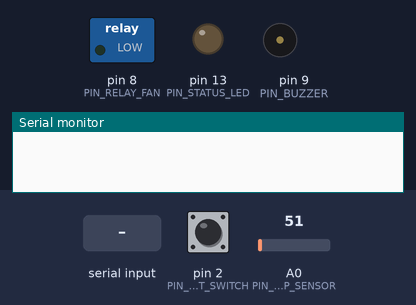
A sketch run on a simulated Arduino Uno, built with avr-gcc and run on an emulated ATmega328P. Parts: switched loads named in the sketch (green lamp = pin HIGH), output pins drawn as LEDs (lit = HIGH), buzzer (waves = sounding, pin HIGH), the last lines printed to the serial monitor. Inputs (shaded band) come from the test bench; at power-on: pin 2 (PIN_TILT_SWITCH) HIGH, A0 (PIN_TEMP_SENSOR) = 51.

Above: at 1.2 s.
1.3 s: "FAN:ON\n" received over Serial
At 2.9 s:
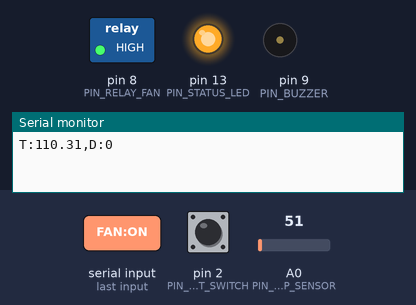
7.7 s: "FAN:OFF\n" received over Serial
At 11.3 s:
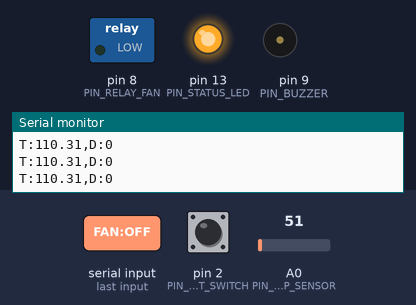
14.1 s: "ALARM:ON\n" received over Serial
At 14.8 s:
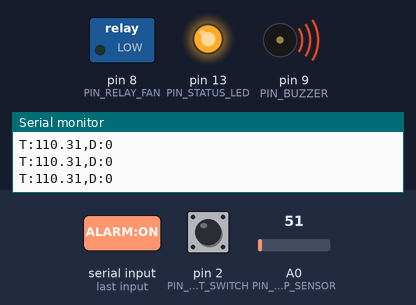
20.5 s: "FAN:ON\n" received over Serial
At 21.7 s:
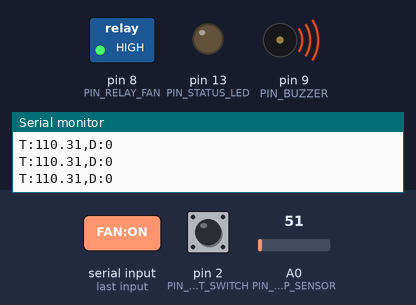
26.9 s: "ALARM:OFF\n" received over Serial
At 28.6 s:
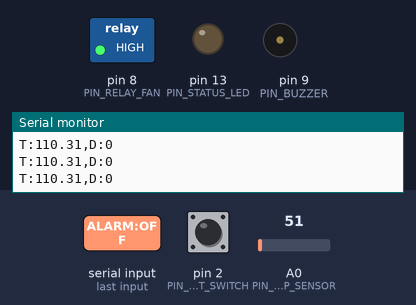
Timing chart, 0 to 34.3 s (numbered marks = the images above; inputs shaded):
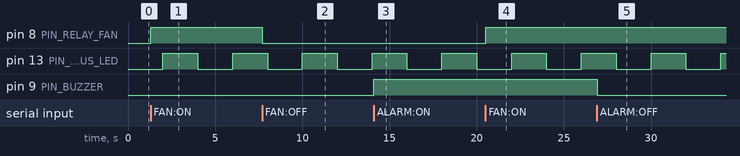

Measured:
- after the input at 1.3 s, pin 8 (PIN_RELAY_FAN): LOW → HIGH at once
- after the input at 7.7 s, pin 8 (PIN_RELAY_FAN): HIGH → LOW at once
- after the input at 14.1 s, pin 9 (PIN_BUZZER): LOW → HIGH at once
- after the input at 20.5 s, pin 8 (PIN_RELAY_FAN): LOW → HIGH at once
- after the input at 26.9 s, pin 9 (PIN_BUZZER): HIGH → LOW at once
- by itself, pin 13 (PIN_STATUS_LED): alternates HIGH for 2.0 s and LOW for 2.0 s

The sketch:

smart_room_guardian.ino
```cpp
/*
  Smart Room Guardian — IoT Node
  SWE30011 IoT Programming — Assignment 2

  Reads a temperature sensor (analog) and a door/tilt switch (digital),
  reports both over USB serial to the Raspberry Pi edge device, and obeys
  serial commands from the edge device to drive two actuators: a relay
  (fan/appliance) and a buzzer (alarm).

  Wiring: see docs/03-bill-of-materials-and-wiring.md
  Serial protocol: see docs/05-serial-protocol.md

  Node -> Edge (every SEND_INTERVAL_MS):
      "T:<temperature_c>,D:<0|1>\n"

  Edge -> Node commands (one per line):
      "FAN:ON" | "FAN:OFF"
      "ALARM:ON" | "ALARM:OFF"
      "PING"                      -> Node replies "PONG"
*/

// ---- Sensor type selection -------------------------------------------
// Most UNO starter kits ship a 10k NTC thermistor (used with a 10k series
// resistor as a voltage divider). If your kit instead has an LM35 analog
// temperature IC, comment the NTC line and uncomment the LM35 line.
#define SENSOR_NTC_THERMISTOR
// #define SENSOR_LM35

// ---- Pin map (see docs/03) --------------------------------------------
const uint8_t PIN_TEMP_SENSOR = A0;  // analog sensor
const uint8_t PIN_TILT_SWITCH = 2;   // digital sensor (INPUT_PULLUP)
const uint8_t PIN_RELAY_FAN   = 8;   // actuator 1: relay -> fan/appliance
const uint8_t PIN_BUZZER      = 9;   // actuator 2: buzzer -> alarm
const uint8_t PIN_STATUS_LED  = 13;  // onboard LED, heartbeat indicator

// ---- Thermistor constants (10k NTC, beta=3950, 10k series resistor) --
const float SERIES_RESISTOR       = 10000.0;
const float NOMINAL_RESISTANCE    = 10000.0;
const float NOMINAL_TEMPERATURE_C = 25.0;
const float B_COEFFICIENT         = 3950.0;

// ---- Timing -------------------------------------------------------------
const unsigned long SEND_INTERVAL_MS = 2000;  // how often we report to the edge
const unsigned long DEBOUNCE_MS      = 200;   // tilt switch debounce window

unsigned long lastSendTime      = 0;
unsigned long lastTiltChangeTime = 0;
int lastTiltReading  = HIGH;
int stableTiltState  = HIGH;

void setup() {
  Serial.begin(9600);

  pinMode(PIN_TILT_SWITCH, INPUT_PULLUP);
  pinMode(PIN_RELAY_FAN, OUTPUT);
  pinMode(PIN_BUZZER, OUTPUT);
  pinMode(PIN_STATUS_LED, OUTPUT);

  digitalWrite(PIN_RELAY_FAN, LOW);
  digitalWrite(PIN_BUZZER, LOW);

  lastTiltReading = digitalRead(PIN_TILT_SWITCH);
  stableTiltState  = lastTiltReading;
}

float readTemperatureC() {
#if defined(SENSOR_NTC_THERMISTOR)
  int raw = analogRead(PIN_TEMP_SENSOR);
  if (raw <= 0) raw = 1;  // avoid divide-by-zero on a floating pin
  float resistance = SERIES_RESISTOR / ((1023.0 / raw) - 1.0);

  float steinhart = resistance / NOMINAL_RESISTANCE;
  steinhart = log(steinhart);
  steinhart /= B_COEFFICIENT;
  steinhart += 1.0 / (NOMINAL_TEMPERATURE_C + 273.15);
  steinhart = 1.0 / steinhart;
  steinhart -= 273.15;
  return steinhart;
#elif defined(SENSOR_LM35)
  int raw = analogRead(PIN_TEMP_SENSOR);
  float voltage = raw * (5.0 / 1023.0);
  return voltage * 100.0;  // LM35: 10 mV per degree C
#endif
}

// Debounced digital read: returns 1 while the switch is in its "triggered"
// state (contact pulled to GND) for longer than DEBOUNCE_MS, else 0.
int readTiltDebounced() {
  int reading = digitalRead(PIN_TILT_SWITCH);

  if (reading != lastTiltReading) {
    lastTiltChangeTime = millis();
  }
  if ((millis() - lastTiltChangeTime) > DEBOUNCE_MS) {
    stableTiltState = reading;
  }
  lastTiltReading = reading;

  return (stableTiltState == LOW) ? 1 : 0;
}

void applyCommand(String cmd) {
  cmd.trim();
  if (cmd == "FAN:ON") {
    digitalWrite(PIN_RELAY_FAN, HIGH);
  } else if (cmd == "FAN:OFF") {
    digitalWrite(PIN_RELAY_FAN, LOW);
  } else if (cmd == "ALARM:ON") {
    digitalWrite(PIN_BUZZER, HIGH);
  } else if (cmd == "ALARM:OFF") {
    digitalWrite(PIN_BUZZER, LOW);
  } else if (cmd == "PING") {
    Serial.println("PONG");
  }
}

void loop() {
  // 1. Obey any pending command from the edge device.
  if (Serial.available()) {
    String line = Serial.readStringUntil('\n');
    applyCommand(line);
  }

  // 2. Always sample the tilt switch so debounce timing stays accurate.
  int tilt = readTiltDebounced();

  // 3. Report to the edge device on a fixed interval (non-blocking).
  unsigned long now = millis();
  if (now - lastSendTime >= SEND_INTERVAL_MS) {
    lastSendTime = now;
    float tempC = readTemperatureC();

    Serial.print("T:");
    Serial.print(tempC, 2);
    Serial.print(",D:");
    Serial.println(tilt);

    digitalWrite(PIN_STATUS_LED, !digitalRead(PIN_STATUS_LED));  // heartbeat
  }
}
```
